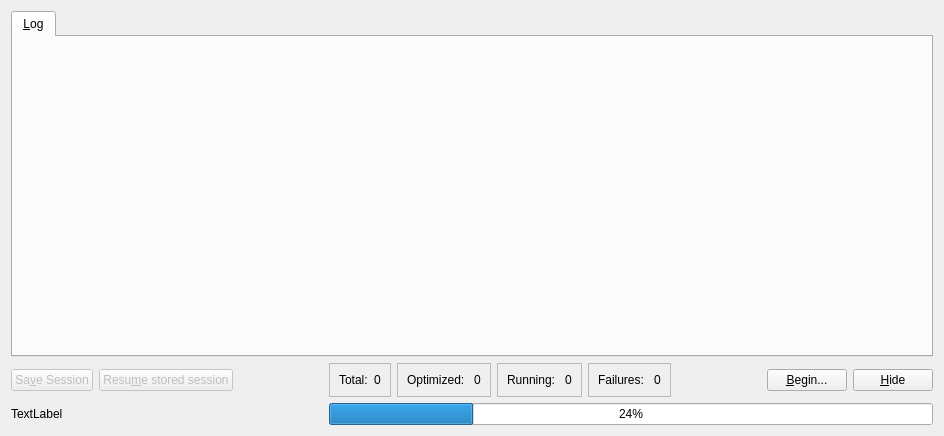
<?xml version="1.0" encoding="UTF-8"?>
<ui version="4.0">
 <class>ExampleSearchDialog</class>
 <widget class="QDialog" name="ExampleSearchDialog">
  <property name="geometry">
   <rect>
    <x>0</x>
    <y>0</y>
    <width>944</width>
    <height>436</height>
   </rect>
  </property>
  <property name="sizePolicy">
   <sizepolicy hsizetype="Preferred" vsizetype="Preferred">
    <horstretch>0</horstretch>
    <verstretch>0</verstretch>
   </sizepolicy>
  </property>
  <property name="windowTitle">
   <string>ExampleSearch</string>
  </property>
  <layout class="QGridLayout" name="gridLayout">
   <item row="4" column="6">
    <widget class="QFrame" name="frame_4">
     <property name="frameShape">
      <enum>QFrame::StyledPanel</enum>
     </property>
     <property name="frameShadow">
      <enum>QFrame::Raised</enum>
     </property>
     <layout class="QGridLayout" name="gridLayout_5">
      <item row="0" column="0">
       <widget class="QLabel" name="label_7">
        <property name="text">
         <string>Failures: </string>
        </property>
       </widget>
      </item>
      <item row="0" column="1">
       <widget class="QLabel" name="label_fail">
        <property name="text">
         <string>0</string>
        </property>
       </widget>
      </item>
     </layout>
    </widget>
   </item>
   <item row="4" column="1">
    <widget class="QPushButton" name="push_resume">
     <property name="enabled">
      <bool>false</bool>
     </property>
     <property name="text">
      <string>Resu&amp;me stored session</string>
     </property>
    </widget>
   </item>
   <item row="4" column="5">
    <widget class="QFrame" name="frame_2">
     <property name="frameShape">
      <enum>QFrame::StyledPanel</enum>
     </property>
     <property name="frameShadow">
      <enum>QFrame::Raised</enum>
     </property>
     <layout class="QGridLayout" name="gridLayout_3">
      <item row="0" column="0">
       <widget class="QLabel" name="label_3">
        <property name="text">
         <string>Running: </string>
        </property>
       </widget>
      </item>
      <item row="0" column="1">
       <widget class="QLabel" name="label_run">
        <property name="text">
         <string>0</string>
        </property>
       </widget>
      </item>
     </layout>
    </widget>
   </item>
   <item row="4" column="4">
    <widget class="QFrame" name="frame">
     <property name="frameShape">
      <enum>QFrame::StyledPanel</enum>
     </property>
     <property name="frameShadow">
      <enum>QFrame::Raised</enum>
     </property>
     <layout class="QGridLayout" name="gridLayout_2">
      <item row="0" column="0">
       <widget class="QLabel" name="label">
        <property name="text">
         <string>Optimized: </string>
        </property>
       </widget>
      </item>
      <item row="0" column="1">
       <widget class="QLabel" name="label_opt">
        <property name="text">
         <string>0</string>
        </property>
       </widget>
      </item>
     </layout>
    </widget>
   </item>
   <item row="4" column="3">
    <widget class="QFrame" name="frame_3">
     <property name="frameShape">
      <enum>QFrame::StyledPanel</enum>
     </property>
     <property name="frameShadow">
      <enum>QFrame::Raised</enum>
     </property>
     <layout class="QGridLayout" name="gridLayout_4">
      <item row="0" column="0">
       <widget class="QLabel" name="label_2">
        <property name="text">
         <string>Total:</string>
        </property>
       </widget>
      </item>
      <item row="0" column="1">
       <widget class="QLabel" name="label_tot">
        <property name="text">
         <string>0</string>
        </property>
       </widget>
      </item>
     </layout>
    </widget>
   </item>
   <item row="2" column="0" colspan="10">
    <widget class="QTabWidget" name="tabs">
     <property name="currentIndex">
      <number>0</number>
     </property>
     <widget class="QWidget" name="tab_log">
      <attribute name="title">
       <string>&amp;Log</string>
      </attribute>
      <layout class="QGridLayout" name="gridLayout_7"/>
     </widget>
    </widget>
   </item>
   <item row="4" column="0">
    <widget class="QPushButton" name="push_save">
     <property name="enabled">
      <bool>false</bool>
     </property>
     <property name="text">
      <string>Sa&amp;ve Session</string>
     </property>
    </widget>
   </item>
   <item row="4" column="2">
    <spacer name="horizontalSpacer">
     <property name="orientation">
      <enum>Qt::Horizontal</enum>
     </property>
     <property name="sizeHint" stdset="0">
      <size>
       <width>40</width>
       <height>20</height>
      </size>
     </property>
    </spacer>
   </item>
   <item row="5" column="3" colspan="7">
    <widget class="QProgressBar" name="progbar">
     <property name="value">
      <number>24</number>
     </property>
    </widget>
   </item>
   <item row="5" column="0" colspan="2">
    <widget class="QLabel" name="label_prog">
     <property name="text">
      <string>TextLabel</string>
     </property>
    </widget>
   </item>
   <item row="4" column="9">
    <widget class="QPushButton" name="pushButton">
     <property name="sizePolicy">
      <sizepolicy hsizetype="Fixed" vsizetype="Fixed">
       <horstretch>0</horstretch>
       <verstretch>0</verstretch>
      </sizepolicy>
     </property>
     <property name="text">
      <string>&amp;Hide</string>
     </property>
    </widget>
   </item>
   <item row="4" column="8">
    <widget class="QPushButton" name="push_begin">
     <property name="sizePolicy">
      <sizepolicy hsizetype="Fixed" vsizetype="Fixed">
       <horstretch>0</horstretch>
       <verstretch>0</verstretch>
      </sizepolicy>
     </property>
     <property name="text">
      <string>&amp;Begin...</string>
     </property>
    </widget>
   </item>
   <item row="4" column="7">
    <spacer name="horizontalSpacer_2">
     <property name="orientation">
      <enum>Qt::Horizontal</enum>
     </property>
     <property name="sizeHint" stdset="0">
      <size>
       <width>40</width>
       <height>20</height>
      </size>
     </property>
    </spacer>
   </item>
  </layout>
 </widget>
 <tabstops>
  <tabstop>tabs</tabstop>
  <tabstop>push_save</tabstop>
  <tabstop>push_resume</tabstop>
  <tabstop>push_begin</tabstop>
  <tabstop>pushButton</tabstop>
 </tabstops>
 <resources/>
 <connections>
  <connection>
   <sender>pushButton</sender>
   <signal>clicked()</signal>
   <receiver>ExampleSearchDialog</receiver>
   <slot>accept()</slot>
   <hints>
    <hint type="sourcelabel">
     <x>939</x>
     <y>403</y>
    </hint>
    <hint type="destinationlabel">
     <x>199</x>
     <y>149</y>
    </hint>
   </hints>
  </connection>
 </connections>
</ui>
